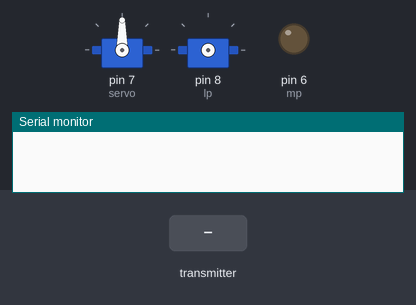
Recording of a sketch running on a simulated Arduino Uno, built with avr-gcc and run on an emulated ATmega328P. On the bench: 2 × servo, output pins drawn as LEDs (lit = HIGH), the last lines printed to the serial monitor. Wiring (inferred from the names in the program): servo: signal pin 8. Inputs (shaded band) come from the test bench. No radio packets arrive unless stated; servo pulses on a pin are drawn as a servo (544–2400 µs = 0–180°); pins used as bus, display or sensor lines are not drawn.

Above: at 1.2 s.
1.3 s: the transmitter starts sending packet.0 = 0
At 2.5 s:
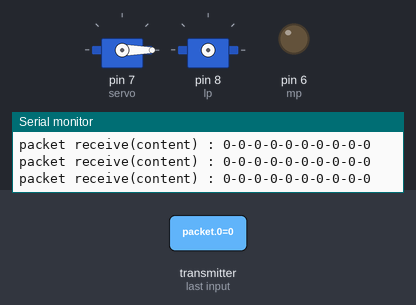
2.8 s: the transmitter starts sending packet.1 = 256
At 3.7 s:
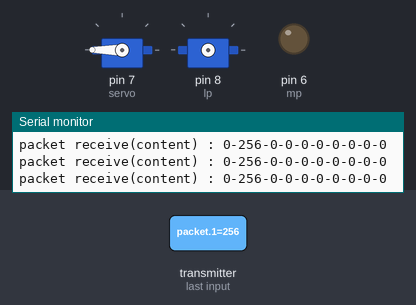
4.3 s: the transmitter starts sending packet.0 = 1023
5.8 s: the transmitter starts sending packet.1 = 1023
At 7.2 s:
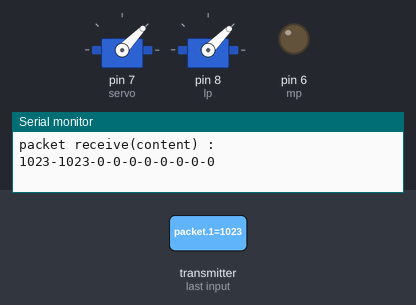
8.8 s: the transmitter starts sending packet.1 = 0
At 9.5 s:
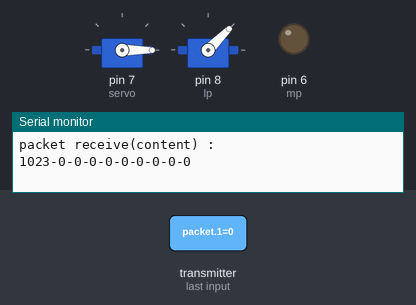
Timing chart, 0 to 11.3 s (numbered marks = the images above; inputs shaded):
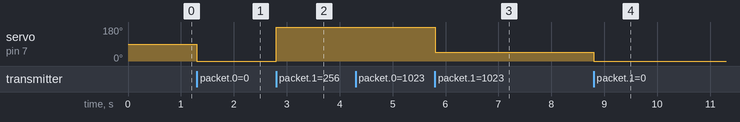

The sketch:

receiver_FINAL.ino
```cpp
//RX
#include <SPI.h>
#include "nRF24L01.h"
#include "RF24.h"
#include <Servo.h>

int packet[10];
int sayi;
int mp = 6;
const int lp = 8;
const uint64_t pipes[2] = { 0xF0F0F0F0E1LL, 0xF0F0F0F0D2LL };
typedef enum { role_ping_out = 1, role_pong_back } role_e;

RF24 radio(9,10);
role_e role = role_pong_back;
Servo servo;

void setup(void)
{

  Serial.begin(115200);
  radio.begin();
  role = role_pong_back;
  radio.openWritingPipe(pipes[1]);
  radio.openReadingPipe(1,pipes[0]);
  radio.setDataRate(RF24_1MBPS);
  radio.setPALevel(RF24_PA_MAX);
  radio.startListening();
  servo.attach(7);
  pinMode(lp, OUTPUT);
  pinMode(mp, OUTPUT);
}


void loop()
{

  if (radio.available())
{
  bool done = false;
  while (!done)
{
  done = radio.read( &packet, sizeof(packet) );
  servo.write(packet[1]);
  digitalWrite(lp,packet[0]);
  delay(1);
  digitalWrite(lp,0);
  delay(1);
  Serial.print("packet receive(content) : ");
  Serial.print(packet[0]);
  Serial.print("-");
  Serial.print(packet[1]);
  Serial.print("-");
  Serial.print(packet[2]);
  Serial.print("-");
  Serial.print(packet[3]);
  Serial.print("-");
  Serial.print(packet[4]);
  Serial.print("-");
  Serial.print(packet[5]);
  Serial.print("-");
  Serial.print(packet[6]);
  Serial.print("-");
  Serial.print(packet[7]);
  Serial.print("-");
  Serial.print(packet[8]);
  Serial.print("-");
  Serial.println(packet[9]);
}
}
}
```

Measured:
- after the input at 1.3 s, servo on pin 7 (servo): 90° → 0° at once
- after the input at 2.8 s, servo on pin 7 (servo): 0° → 180° at once
- after the input at 5.8 s, servo on pin 7 (servo): 180° → 46° at once
- after the input at 8.8 s, servo on pin 7 (servo): 46° → 0° at once
